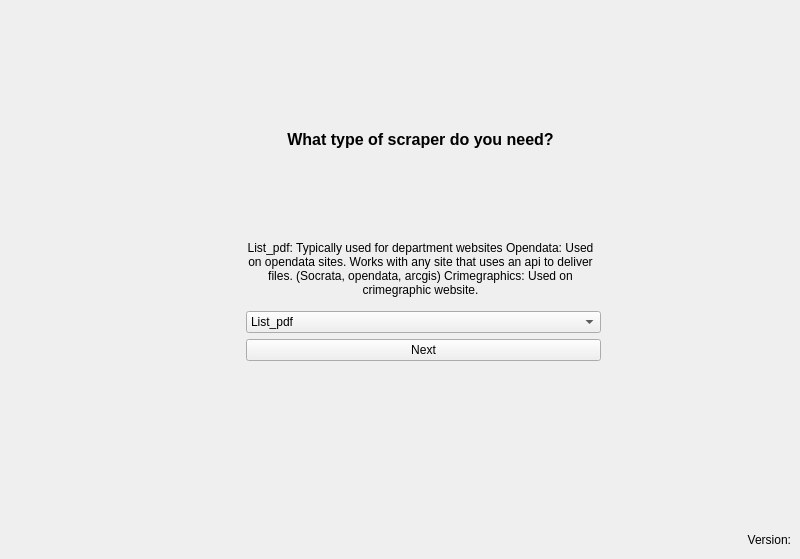
    <widget class="QWidget" name="ChooseBaseScraper">
     <attribute name="title">
      <string>Choose Type</string>
     </attribute>
     <widget class="QWidget" name="formLayoutWidget">
      <property name="geometry">
       <rect>
        <x>240</x>
        <y>130</y>
        <width>361</width>
        <height>231</height>
       </rect>
      </property>
      <layout class="QFormLayout" name="formLayout">
       <item row="1" column="0" colspan="2">
        <widget class="QLabel" name="ChooseBaseHeader">
         <property name="font">
          <font>
           <pointsize>12</pointsize>
           <weight>75</weight>
           <bold>true</bold>
          </font>
         </property>
         <property name="text">
          <string>What type of scraper do you need?</string>
         </property>
         <property name="alignment">
          <set>Qt::AlignCenter</set>
         </property>
         <property name="wordWrap">
          <bool>true</bool>
         </property>
        </widget>
       </item>
       <item row="2" column="1">
        <spacer name="verticalSpacer">
         <property name="orientation">
          <enum>Qt::Vertical</enum>
         </property>
         <property name="sizeHint" stdset="0">
          <size>
           <width>20</width>
           <height>1</height>
          </size>
         </property>
        </spacer>
       </item>
       <item row="3" column="0" colspan="2">
        <widget class="QLabel" name="step1_scraper_text_2">
         <property name="sizePolicy">
          <sizepolicy hsizetype="Expanding" vsizetype="Expanding">
           <horstretch>0</horstretch>
           <verstretch>0</verstretch>
          </sizepolicy>
         </property>
         <property name="font">
          <font>
           <pointsize>9</pointsize>
          </font>
         </property>
         <property name="text">
          <string>&lt;html&gt;&lt;head/&gt;&lt;body&gt;&lt;p align=&quot;center&quot;&gt;&lt;span style=&quot; font-weight:600;&quot;&gt;List_pdf:&lt;/span&gt; Typically used for department websites&lt;/p&gt;&lt;p align=&quot;center&quot;&gt;&lt;span style=&quot; font-weight:600;&quot;&gt;Opendata: &lt;/span&gt;Used on opendata sites. Works with &lt;br/&gt;any site that uses an api to deliver files. (Socrata, opendata, arcgis)&lt;/p&gt;&lt;p align=&quot;center&quot;&gt;&lt;span style=&quot; font-weight:600;&quot;&gt;Crimegraphics: &lt;/span&gt;Used on crimegraphic website.&lt;/p&gt;&lt;p align=&quot;center&quot;&gt;&lt;br/&gt;&lt;/p&gt;&lt;/body&gt;&lt;/html&gt;</string>
         </property>
         <property name="alignment">
          <set>Qt::AlignCenter</set>
         </property>
         <property name="wordWrap">
          <bool>true</bool>
         </property>
        </widget>
       </item>
       <item row="4" column="1">
        <widget class="QComboBox" name="scraper_choice">
         <item>
          <property name="text">
           <string>List_pdf</string>
          </property>
         </item>
         <item>
          <property name="text">
           <string>Opendata</string>
          </property>
         </item>
         <item>
          <property name="text">
           <string>Crimegraphics</string>
          </property>
         </item>
        </widget>
       </item>
       <item row="5" column="1">
        <widget class="QPushButton" name="next_button">
         <property name="text">
          <string>Next</string>
         </property>
        </widget>
       </item>
      </layout>
     </widget>
     <widget class="QLabel" name="version_label">
      <property name="geometry">
       <rect>
        <x>670</x>
        <y>530</y>
        <width>121</width>
        <height>20</height>
       </rect>
      </property>
      <property name="text">
       <string>Version:</string>
      </property>
      <property name="alignment">
       <set>Qt::AlignRight|Qt::AlignTrailing|Qt::AlignVCenter</set>
      </property>
     </widget>
    </widget>
